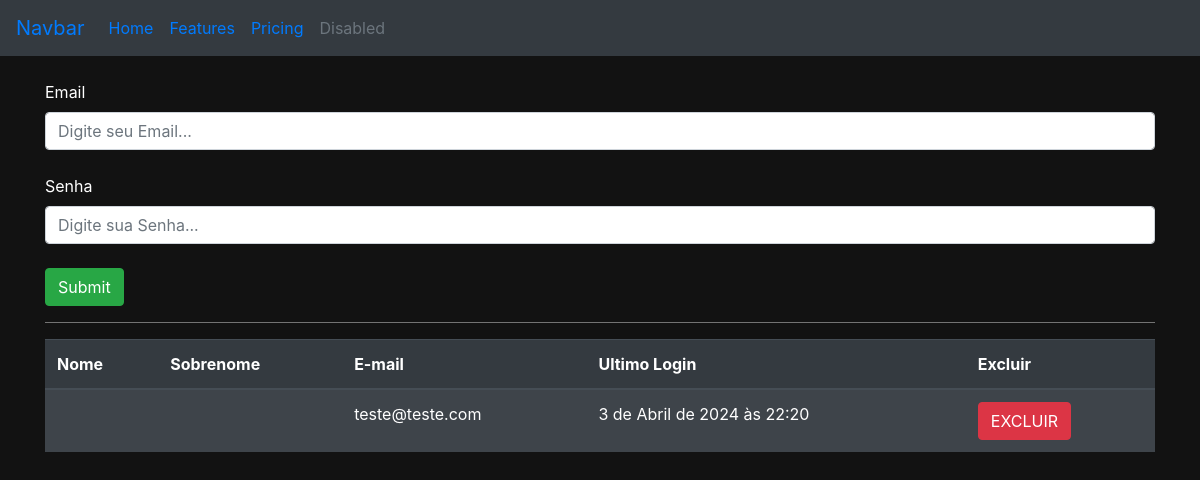
The app's page /auth/cadastrar_vendedor/, older data.
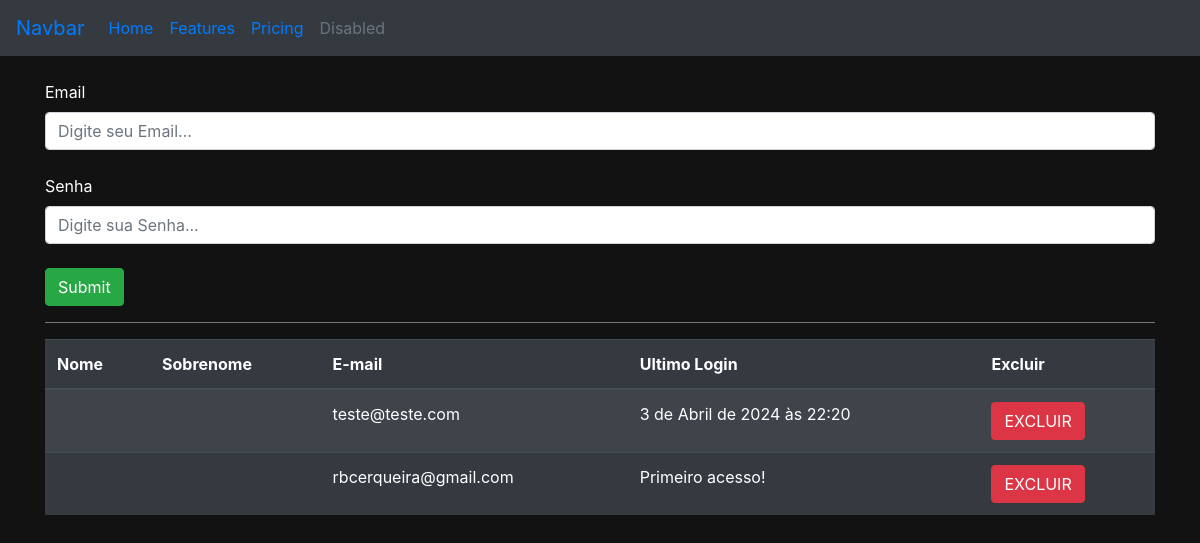
The same page, newer data.
### usuarios/models.py (models this page shows)
class Users(AbstractUser):
    choices_cargo=(('V', 'Vendedor'), ('G', 'Gerente'))
    cargo = models.CharField(max_length=1, choices=choices_cargo)

### usuarios/views.py (the view, shortened to what this page needs)
# urls.py: path('cadastrar_vendedor/', views.cadastrar_vendedor, name='cadastrar_vendedor'),
@has_permission_decorator('cadastrar_vendedor')
def cadastrar_vendedor(request):
    if request.method == 'GET':
        vendedores = Users.objects.filter(cargo='V')
        return render(request, 'cadastrar_vendedor.html', {'vendedores': vendedores})

### usuarios/templates/cadastrar_vendedor.html (shortened to what this page needs)
{% extends "base.html" %}
{% block body %}
    <div class="container">
        <form action="{% url "cadastrar_vendedor" %}" method="POST">{% csrf_token %}
            <br>
            <label>Email</label>
            <input type="email" placeholder="Digite seu Email..." name="email" class="form-control">
            <br>
            <label>Senha</label>
            <input type="password" placeholder="Digite sua Senha..." name="senha" class="form-control">
            <br>
            <input type="submit" class="btn btn-success">
        </form>
        <hr class="bg-hr">
        <table class="table table-striped table-dark">
            <thead>
              <tr>
                <th scope="col">Nome</th>
                <th scope="col">Sobrenome</th>
                <th scope="col">E-mail</th>
                <th scope="col">Ultimo Login</th>
                <th scope="col">Excluir</th>
              </tr>
            </thead>
            <tbody>
              {% for vendedor in vendedores %}
                <tr>
                  <th scope="row">{{ vendedor.first_name}}</th>
                  <td>{{ vendedor.last_name }}</td>
                  <td>{{ vendedor.email }}</td>
                  <td>
                    {% if not vendedor.last_login %}
                      Primeiro acesso!
                    {% else%}
                      {{ vendedor.last_login }}
                    {% endif %}
                  </td>
                  <td><a class="btn btn-danger" href="{% url "excluir_usuario" vendedor.id %}">EXCLUIR</a></td>
                </tr>
              {% endfor %}
            </tbody>
          </table>
    </div>
{% endblock %}

### templates/base.html (shortened to what this page needs)
{% load static %}
<!doctype html>
<html lang="pt-br">
  <head>
    <link rel="stylesheet" href="https://cdn.jsdelivr.net/npm/bootstrap@4.6.2/dist/css/bootstrap.min.css">
    <link rel="stylesheet" href="{% static 'usuarios/css/style.css' %}">
  </head>
  <body class='fundo'>
    <nav class="navbar navbar-expand-lg navbar-black bg-dark">
      <a class="navbar-brand" href="#">Navbar</a>
      <div class="collapse navbar-collapse" id="navbarNav">
        <ul class="navbar-nav">
          <li class="nav-item active">
            <a class="nav-link" href="#">Home <span class="sr-only">(current)</span></a>
          </li>
          <li class="nav-item">
            <a class="nav-link" href="#">Features</a>
          </li>
          <li class="nav-item">
            <a class="nav-link" href="#">Pricing</a>
          </li>
          <li class="nav-item">
            <a class="nav-link disabled" href="#">Disabled</a>
          </li>
        </ul>
      </div>
    </nav>
    {% block body %}
    {% endblock %}
  </body>
</html>

### templates/static/usuarios/css/style.css (style rules this page uses)
.fundo { background-color: #121212; color: white; }
.bg-hr { background-color: gray; }

Row changes from the older to the newer data that the page shows:
added Users: email "rbcerqueira@gmail.com", shows "Primeiro acesso!"
